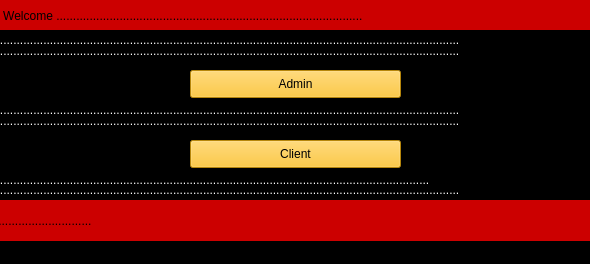
<?xml version="1.0" encoding="UTF-8"?>
<ui version="4.0">
 <class>FirstWindow</class>
 <widget class="QMainWindow" name="FirstWindow">
  <property name="enabled">
   <bool>true</bool>
  </property>
  <property name="geometry">
   <rect>
    <x>0</x>
    <y>0</y>
    <width>590</width>
    <height>264</height>
   </rect>
  </property>
  <property name="minimumSize">
   <size>
    <width>590</width>
    <height>255</height>
   </size>
  </property>
  <property name="maximumSize">
   <size>
    <width>700</width>
    <height>700</height>
   </size>
  </property>
  <property name="windowTitle">
   <string>FirstWindow</string>
  </property>
  <property name="layoutDirection">
   <enum>Qt::LeftToRight</enum>
  </property>
  <property name="styleSheet">
   <string notr="true">font: 81 10pt &quot;Rockwell Extra Bold&quot;;
background-color: rgb(0, 0, 0);
</string>
  </property>
  <property name="animated">
   <bool>true</bool>
  </property>
  <property name="dockOptions">
   <set>QMainWindow::AllowTabbedDocks|QMainWindow::AnimatedDocks</set>
  </property>
  <widget class="QWidget" name="centralwidget">
   <widget class="QPushButton" name="clientbtn">
    <property name="geometry">
     <rect>
      <x>190</x>
      <y>140</y>
      <width>211</width>
      <height>28</height>
     </rect>
    </property>
    <property name="styleSheet">
     <string notr="true">background-color: rgb(255, 187, 15);</string>
    </property>
    <property name="text">
     <string>Client</string>
    </property>
   </widget>
   <widget class="QPushButton" name="adminbtn">
    <property name="geometry">
     <rect>
      <x>190</x>
      <y>70</y>
      <width>211</width>
      <height>28</height>
     </rect>
    </property>
    <property name="styleSheet">
     <string notr="true">background-color: rgb(255, 187, 15);</string>
    </property>
    <property name="text">
     <string>Admin</string>
    </property>
   </widget>
   <widget class="QLabel" name="label_2">
    <property name="geometry">
     <rect>
      <x>-260</x>
      <y>200</y>
      <width>1051</width>
      <height>41</height>
     </rect>
    </property>
    <property name="styleSheet">
     <string notr="true">font: 81 18pt &quot;Rockwell Extra Bold&quot;;
background-color: rgb(204, 0, 0);
</string>
    </property>
    <property name="text">
     <string>                             ................. Cinema Iran ......................................</string>
    </property>
   </widget>
   <widget class="QLabel" name="label_3">
    <property name="geometry">
     <rect>
      <x>-80</x>
      <y>0</y>
      <width>1431</width>
      <height>31</height>
     </rect>
    </property>
    <property name="styleSheet">
     <string notr="true">font: 81 18pt &quot;Rockwell Extra Bold&quot;;
background-color: rgb(204, 0, 0);</string>
    </property>
    <property name="text">
     <string>.......................  Welcome ............................................................................................</string>
    </property>
   </widget>
   <widget class="QLabel" name="label">
    <property name="geometry">
     <rect>
      <x>-10</x>
      <y>180</y>
      <width>601</width>
      <height>20</height>
     </rect>
    </property>
    <property name="styleSheet">
     <string notr="true">color: rgb(255, 255, 255);</string>
    </property>
    <property name="text">
     <string>.............................................................................................................................................</string>
    </property>
   </widget>
   <widget class="QLabel" name="label_4">
    <property name="geometry">
     <rect>
      <x>-10</x>
      <y>110</y>
      <width>611</width>
      <height>21</height>
     </rect>
    </property>
    <property name="styleSheet">
     <string notr="true">color: rgb(255, 255, 255);</string>
    </property>
    <property name="text">
     <string>.............................................................................................................................................</string>
    </property>
   </widget>
   <widget class="QLabel" name="label_5">
    <property name="geometry">
     <rect>
      <x>-10</x>
      <y>40</y>
      <width>601</width>
      <height>21</height>
     </rect>
    </property>
    <property name="styleSheet">
     <string notr="true">color: rgb(255, 255, 255);</string>
    </property>
    <property name="text">
     <string>.............................................................................................................................................</string>
    </property>
   </widget>
   <widget class="QLabel" name="label_6">
    <property name="geometry">
     <rect>
      <x>-40</x>
      <y>170</y>
      <width>681</width>
      <height>20</height>
     </rect>
    </property>
    <property name="styleSheet">
     <string notr="true">color: rgb(255, 255, 255);</string>
    </property>
    <property name="text">
     <string>.............................................................................................................................................</string>
    </property>
   </widget>
   <widget class="QLabel" name="label_7">
    <property name="geometry">
     <rect>
      <x>-10</x>
      <y>100</y>
      <width>601</width>
      <height>20</height>
     </rect>
    </property>
    <property name="styleSheet">
     <string notr="true">color: rgb(255, 255, 255);</string>
    </property>
    <property name="text">
     <string>.............................................................................................................................................</string>
    </property>
   </widget>
   <widget class="QLabel" name="label_8">
    <property name="geometry">
     <rect>
      <x>-10</x>
      <y>30</y>
      <width>601</width>
      <height>20</height>
     </rect>
    </property>
    <property name="styleSheet">
     <string notr="true">color: rgb(255, 255, 255);</string>
    </property>
    <property name="text">
     <string>.............................................................................................................................................</string>
    </property>
   </widget>
  </widget>
  <widget class="QStatusBar" name="statusbar"/>
 </widget>
 <resources/>
 <connections/>
</ui>
